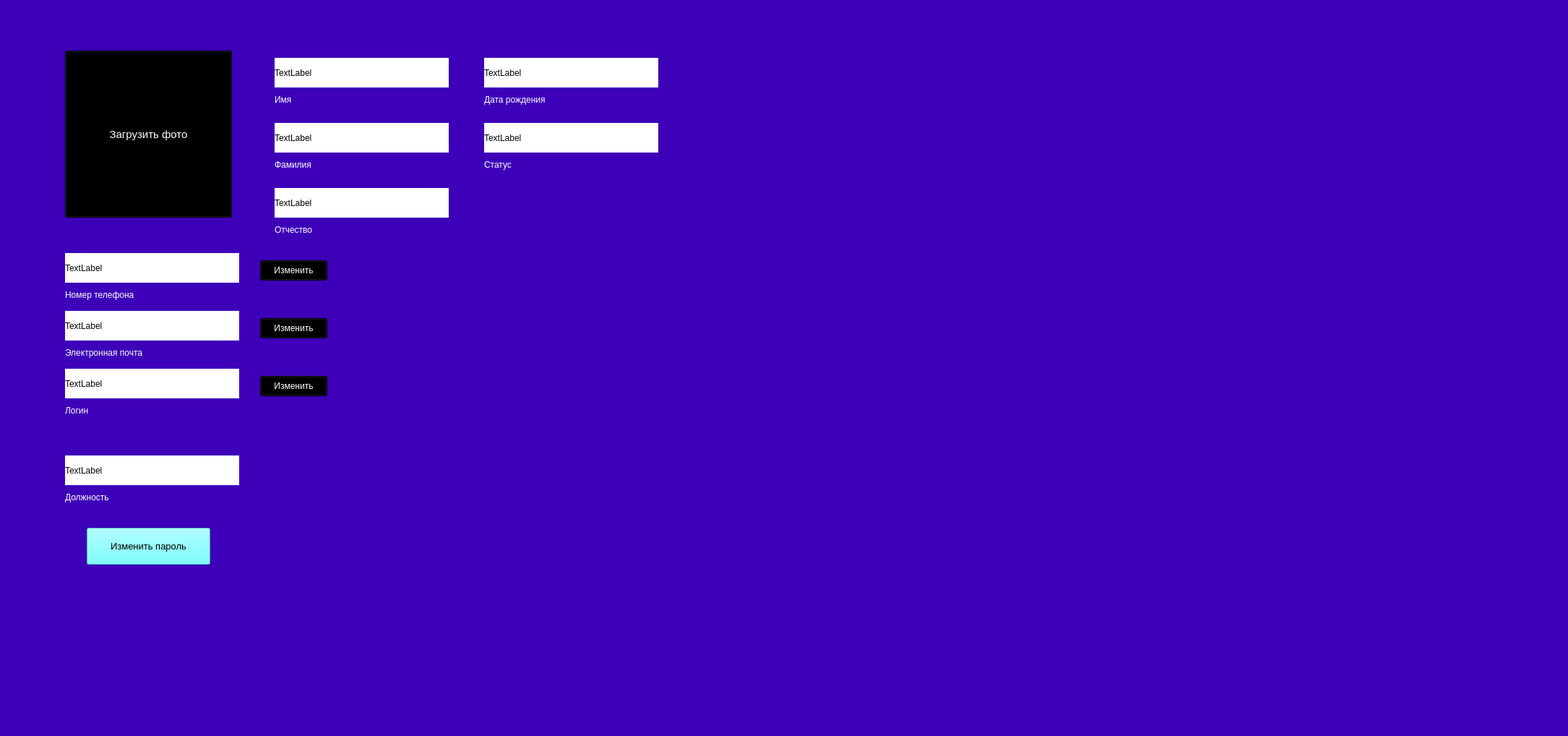
<?xml version="1.0" encoding="UTF-8"?>
<ui version="4.0">
 <class>MainWindow</class>
 <widget class="QMainWindow" name="MainWindow">
  <property name="geometry">
   <rect>
    <x>0</x>
    <y>0</y>
    <width>2170</width>
    <height>1018</height>
   </rect>
  </property>
  <property name="windowTitle">
   <string>MainWindow</string>
  </property>
  <property name="styleSheet">
   <string notr="true">background-color: rgb(61, 0, 184);</string>
  </property>
  <widget class="QWidget" name="centralwidget">
   <widget class="QPushButton" name="pushButton_photo">
    <property name="geometry">
     <rect>
      <x>90</x>
      <y>70</y>
      <width>231</width>
      <height>231</height>
     </rect>
    </property>
    <property name="font">
     <font>
      <pointsize>11</pointsize>
     </font>
    </property>
    <property name="styleSheet">
     <string notr="true">background-color: rgb(0, 0, 0);
color: rgb(255, 255, 255);</string>
    </property>
    <property name="text">
     <string>Загрузить фото</string>
    </property>
   </widget>
   <widget class="QLabel" name="label">
    <property name="geometry">
     <rect>
      <x>90</x>
      <y>400</y>
      <width>111</width>
      <height>16</height>
     </rect>
    </property>
    <property name="styleSheet">
     <string notr="true">color: rgb(255, 255, 255);</string>
    </property>
    <property name="text">
     <string>Номер телефона</string>
    </property>
   </widget>
   <widget class="QLabel" name="label_2">
    <property name="geometry">
     <rect>
      <x>380</x>
      <y>130</y>
      <width>55</width>
      <height>16</height>
     </rect>
    </property>
    <property name="styleSheet">
     <string notr="true">color: rgb(255, 255, 255);</string>
    </property>
    <property name="text">
     <string>Имя</string>
    </property>
   </widget>
   <widget class="QLabel" name="label_3">
    <property name="geometry">
     <rect>
      <x>380</x>
      <y>220</y>
      <width>55</width>
      <height>16</height>
     </rect>
    </property>
    <property name="styleSheet">
     <string notr="true">color: rgb(255, 255, 255);</string>
    </property>
    <property name="text">
     <string>Фамилия</string>
    </property>
   </widget>
   <widget class="QLabel" name="label_4">
    <property name="geometry">
     <rect>
      <x>380</x>
      <y>310</y>
      <width>55</width>
      <height>16</height>
     </rect>
    </property>
    <property name="styleSheet">
     <string notr="true">color: rgb(255, 255, 255);</string>
    </property>
    <property name="text">
     <string>Отчество</string>
    </property>
   </widget>
   <widget class="QLabel" name="label_5">
    <property name="geometry">
     <rect>
      <x>90</x>
      <y>560</y>
      <width>55</width>
      <height>16</height>
     </rect>
    </property>
    <property name="styleSheet">
     <string notr="true">color: rgb(255, 255, 255);</string>
    </property>
    <property name="text">
     <string>Логин</string>
    </property>
   </widget>
   <widget class="QLabel" name="label_6">
    <property name="geometry">
     <rect>
      <x>90</x>
      <y>480</y>
      <width>151</width>
      <height>16</height>
     </rect>
    </property>
    <property name="styleSheet">
     <string notr="true">color: rgb(255, 255, 255);</string>
    </property>
    <property name="text">
     <string>Электронная почта</string>
    </property>
   </widget>
   <widget class="QLabel" name="label_7">
    <property name="geometry">
     <rect>
      <x>670</x>
      <y>130</y>
      <width>101</width>
      <height>16</height>
     </rect>
    </property>
    <property name="styleSheet">
     <string notr="true">color: rgb(255, 255, 255);</string>
    </property>
    <property name="text">
     <string>Дата рождения</string>
    </property>
   </widget>
   <widget class="QLabel" name="label_8">
    <property name="geometry">
     <rect>
      <x>90</x>
      <y>680</y>
      <width>91</width>
      <height>16</height>
     </rect>
    </property>
    <property name="styleSheet">
     <string notr="true">color: rgb(255, 255, 255);</string>
    </property>
    <property name="text">
     <string>Должность</string>
    </property>
   </widget>
   <widget class="QLabel" name="label_10">
    <property name="geometry">
     <rect>
      <x>670</x>
      <y>220</y>
      <width>55</width>
      <height>16</height>
     </rect>
    </property>
    <property name="styleSheet">
     <string notr="true">color: rgb(255, 255, 255);</string>
    </property>
    <property name="text">
     <string>Статус</string>
    </property>
   </widget>
   <widget class="QPushButton" name="pushButton_change_password">
    <property name="geometry">
     <rect>
      <x>120</x>
      <y>730</y>
      <width>171</width>
      <height>51</height>
     </rect>
    </property>
    <property name="font">
     <font>
      <pointsize>10</pointsize>
     </font>
    </property>
    <property name="styleSheet">
     <string notr="true">background-color: rgb(85, 255, 255);</string>
    </property>
    <property name="text">
     <string>Изменить пароль</string>
    </property>
   </widget>
   <widget class="QPushButton" name="pushButton_edit_number">
    <property name="geometry">
     <rect>
      <x>360</x>
      <y>360</y>
      <width>93</width>
      <height>28</height>
     </rect>
    </property>
    <property name="styleSheet">
     <string notr="true">background-color: rgb(0, 0, 0);
color: rgb(255, 255, 255);</string>
    </property>
    <property name="text">
     <string>Изменить</string>
    </property>
   </widget>
   <widget class="QPushButton" name="pushButton_edit_email">
    <property name="geometry">
     <rect>
      <x>360</x>
      <y>440</y>
      <width>93</width>
      <height>28</height>
     </rect>
    </property>
    <property name="styleSheet">
     <string notr="true">background-color: rgb(0, 0, 0);
color: rgb(255, 255, 255);</string>
    </property>
    <property name="text">
     <string>Изменить</string>
    </property>
   </widget>
   <widget class="QPushButton" name="pushButton_edit_login">
    <property name="geometry">
     <rect>
      <x>360</x>
      <y>520</y>
      <width>93</width>
      <height>28</height>
     </rect>
    </property>
    <property name="styleSheet">
     <string notr="true">background-color: rgb(0, 0, 0);
color: rgb(255, 255, 255);</string>
    </property>
    <property name="text">
     <string>Изменить</string>
    </property>
   </widget>
   <widget class="QLabel" name="label_number">
    <property name="geometry">
     <rect>
      <x>90</x>
      <y>350</y>
      <width>241</width>
      <height>41</height>
     </rect>
    </property>
    <property name="styleSheet">
     <string notr="true">background-color: rgb(255, 255, 255);</string>
    </property>
    <property name="text">
     <string>TextLabel</string>
    </property>
   </widget>
   <widget class="QLabel" name="label_email">
    <property name="geometry">
     <rect>
      <x>90</x>
      <y>430</y>
      <width>241</width>
      <height>41</height>
     </rect>
    </property>
    <property name="styleSheet">
     <string notr="true">background-color: rgb(255, 255, 255);</string>
    </property>
    <property name="text">
     <string>TextLabel</string>
    </property>
   </widget>
   <widget class="QLabel" name="label_login">
    <property name="geometry">
     <rect>
      <x>90</x>
      <y>510</y>
      <width>241</width>
      <height>41</height>
     </rect>
    </property>
    <property name="styleSheet">
     <string notr="true">background-color: rgb(255, 255, 255);</string>
    </property>
    <property name="text">
     <string>TextLabel</string>
    </property>
   </widget>
   <widget class="QLabel" name="label_post">
    <property name="geometry">
     <rect>
      <x>90</x>
      <y>630</y>
      <width>241</width>
      <height>41</height>
     </rect>
    </property>
    <property name="styleSheet">
     <string notr="true">background-color: rgb(255, 255, 255);</string>
    </property>
    <property name="text">
     <string>TextLabel</string>
    </property>
   </widget>
   <widget class="QLabel" name="label_name">
    <property name="geometry">
     <rect>
      <x>380</x>
      <y>80</y>
      <width>241</width>
      <height>41</height>
     </rect>
    </property>
    <property name="styleSheet">
     <string notr="true">background-color: rgb(255, 255, 255);</string>
    </property>
    <property name="text">
     <string>TextLabel</string>
    </property>
   </widget>
   <widget class="QLabel" name="label_surname">
    <property name="geometry">
     <rect>
      <x>380</x>
      <y>170</y>
      <width>241</width>
      <height>41</height>
     </rect>
    </property>
    <property name="styleSheet">
     <string notr="true">background-color: rgb(255, 255, 255);</string>
    </property>
    <property name="text">
     <string>TextLabel</string>
    </property>
   </widget>
   <widget class="QLabel" name="label_patronumic">
    <property name="geometry">
     <rect>
      <x>380</x>
      <y>260</y>
      <width>241</width>
      <height>41</height>
     </rect>
    </property>
    <property name="styleSheet">
     <string notr="true">background-color: rgb(255, 255, 255);</string>
    </property>
    <property name="text">
     <string>TextLabel</string>
    </property>
   </widget>
   <widget class="QLabel" name="label_status">
    <property name="geometry">
     <rect>
      <x>670</x>
      <y>170</y>
      <width>241</width>
      <height>41</height>
     </rect>
    </property>
    <property name="styleSheet">
     <string notr="true">background-color: rgb(255, 255, 255);</string>
    </property>
    <property name="text">
     <string>TextLabel</string>
    </property>
   </widget>
   <widget class="QLabel" name="label_date">
    <property name="geometry">
     <rect>
      <x>670</x>
      <y>80</y>
      <width>241</width>
      <height>41</height>
     </rect>
    </property>
    <property name="styleSheet">
     <string notr="true">background-color: rgb(255, 255, 255);</string>
    </property>
    <property name="text">
     <string>TextLabel</string>
    </property>
   </widget>
  </widget>
  <widget class="QMenuBar" name="menubar">
   <property name="geometry">
    <rect>
     <x>0</x>
     <y>0</y>
     <width>2170</width>
     <height>26</height>
    </rect>
   </property>
  </widget>
  <widget class="QStatusBar" name="statusbar"/>
 </widget>
 <resources/>
 <connections/>
</ui>
